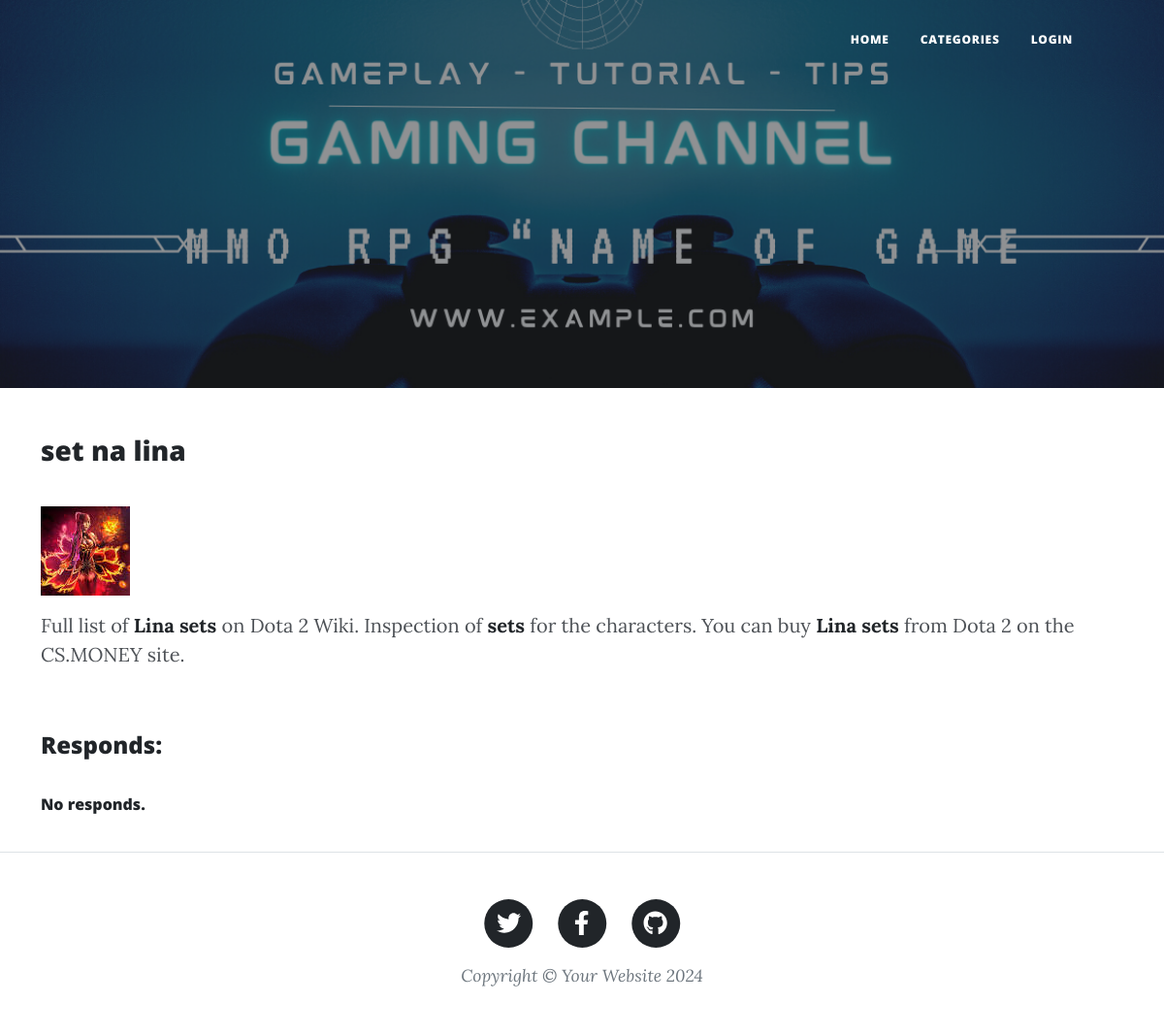
Screenshot of /announce/set-na-lina/ with the database file from the repository.
### callboard/models.py (models this page shows, shortened)
class Announce(models.Model):
    header = models.CharField(max_length=156)
    text = CKEditor5Field(config_name='extends')
    slug = models.CharField(max_length=156, blank=True, unique=True)
    time_to_create = models.DateTimeField(auto_now_add=True)
    time_to_update = models.DateTimeField(auto_now=True)
    author = models.ForeignKey(to=User, on_delete=models.CASCADE, related_name='author_announces')
    category = models.ForeignKey('Category', on_delete=models.CASCADE, related_name='announces')

### callboard/views.py (the view)
# urls.py: path('announce/<slug:slug>/', AnnounceDetailView.as_view(), name='announce_detail'),
class AnnounceDetailView(DetailView):
    model = Announce
    template_name = 'announce_detail.html'
    context_object_name = 'announce_detail'
    def get_context_data(self, **kwargs):
        context = super().get_context_data(**kwargs)
        context['form'] = RespondForm
        return context

### callboard/templates/announce_detail.html (shortened to what this page needs)
{% extends 'flatpages/index.html' %}
{% block content %}
  <h3>{{ announce_detail.header }}</h3>
  <p>{{ announce_detail.text|safe }}</p>
  <div class="container">
    <h4>Responds:</h4>
    <br>
    {% for respond in announce_detail.responds.all %}
    <h6>{{ respond.author }}, {{ respond.time_to_update }}:</h6>
    <p>{{ respond.header }}</p>
    <br>
    {% empty %}
    <h6>No responds.</h6>
    <br>
    {% endfor %}
  </div>
{% endblock content %}

### rows the page displays
Announce: header "set na lina", text (picture), text "Full list of Lina sets on Dota 2 Wiki. Inspection of sets for the characters. You can buy Lina sets from Dota 2 on the CS.MONEY site."
